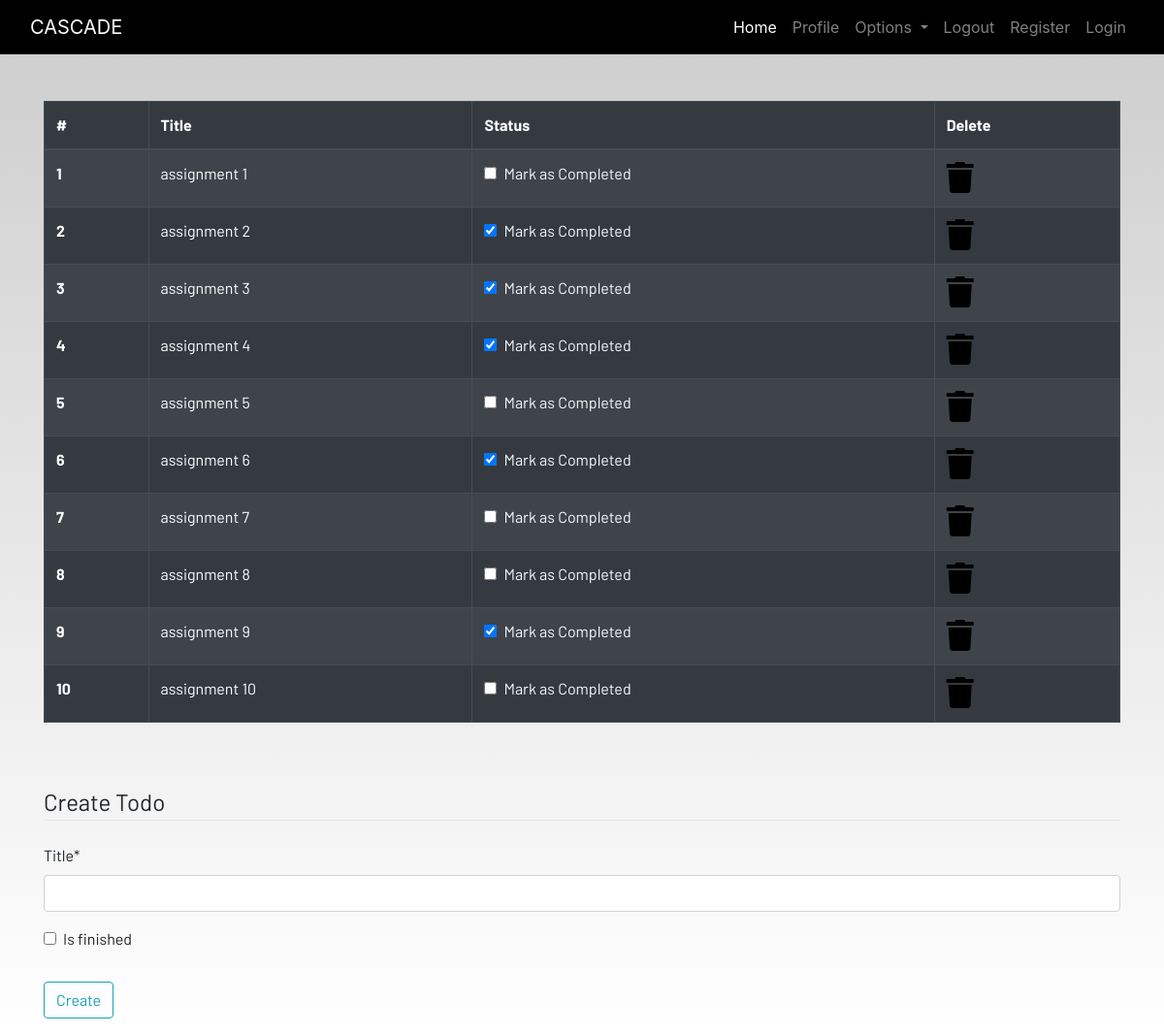
The app's page /todo (signed in) with its own data.
### dashboard/models.py (models this page shows, shortened)
class Todo(models.Model):
    user = models.ForeignKey(User, on_delete = models.CASCADE)
    title = models.CharField(max_length=100)
    is_finished = models.BooleanField(default=False)

### dashboard/views.py (the view)
# urls.py: path('todo', views.todo, name='todo'),
def todo(request):
    if request.method == 'POST':
        form = TodoForm(request.POST)
        if form.is_valid():
            try:
                finished = request.POST["is_finished"]
                if finished == 'on':
                    finished = True
                else:
                    finished = False
            except:
                finished = False
            todos = Todo(
                user=request.user,
                title=request.POST['title'],
                is_finished=finished
            )
            todos.save()
            messages.success(request, f"Todo Added from {request.user.username}!!")
    else:
        form = TodoForm()
    todo = Todo.objects.filter(user=request.user)
    if len(todo) == 0:
        todos_done = True
    else:
        todos_done = False
    context = {
        'form':form,
        'todos': todo,
        'todos_done': todos_done
    }
    return render(request, "dashboard/todo.html", context)

### dashboard/forms.py
class TodoForm(forms.ModelForm):
    class Meta:
        model = Todo
        fields = ['title', 'is_finished']

### dashboard/templates/dashboard/todo.html (shortened to what this page needs)
{% extends 'dashboard/base.html' %}
{% load static %}
{% load crispy_forms_tags %}
{% block content %}
<div class="container">
    {% if not todos_done %}
    <table class="table table-striped table-bordered table-hover table-dark">
        <thead>
            <tr>
                <th scope="col">#</th>
                <th scope="col">Title</th>
                <th scope="col">Status</th>
                <th scope="col">Delete</th>
            </tr>
        </thead>
        <tbody>
            {% for todo in todos %}
            <tr>
                <th scope="row">{{forloop.counter}}</th>
                <td>{{todo.title}}</td>
                <td>
                    <a href="{% url 'update-todo' todo.id %}">
                        <div class="form-check">
                            {% if todo.is_finished == True %}
                            <input class="form-check-input" type="checkbox" value="" checked>
                            {% else %}
                            <input class="form-check-input" type="checkbox" value="">
                            {% endif %}
                            <label class="form-check-label text-light" for="flexCheckDefault">
                                Mark as Completed
                            </label>
                        </div>
                    </a>
                </td>
                <td><a href="{% url 'delete-todo' todo.id %}"><i class="fa fa-trash fa-2x"></i></a></td>
            </tr>
            {% endfor %}
        </tbody>
    </table>
    {% else %}
    <h4>All tasks have been done!! create to add more</h4>
{% endif %}
</div><br><br>
<div class="container">
    <form method="POST">
        <fieldset class="form-group">
            <legend class="border-bottom mb-4">Create Todo</legend>
            {{form|crispy}}
        </fieldset>
        <div class="form-group">
            <button href="" class="btn btn-outline-info" type="submit">
                Create
            </button>
        </div>
    </form>
</div>
{% endblock content %}

### dashboard/templates/dashboard/base.html (shortened to what this page needs)
<!DOCTYPE html>
{% load static %}
<html lang="en">
<head>
  <link rel="stylesheet" href="https://stackpath.bootstrapcdn.com/bootstrap/4.3.1/css/bootstrap.min.css"
 />
  <link rel="stylesheet" href="https://use.fontawesome.com/releases/v5.7.2/css/all.css"
 />
  <link rel="stylesheet" href="{% static 'css/main.css' %}" />
</head>
<body>
  <header>
    <nav class="navbar navbar-expand-lg navbar-dark bg-dark">
      <div class="container-fluid">
        <a class="navbar-brand" href="{% url 'home' %}">CASCADE</a>
        <div class="collapse navbar-collapse justify-content-end" id="navbarSupportedContent">
          <ul class="navbar-nav mb-2 mb-lg-0">
            <li class="nav-item">
              <a class="nav-link active" aria-current="page" href="#">Home</a>
            </li>
            <li class="nav-item">
              <a class="nav-link" href="#">Profile</a>
            </li>
            <li class="nav-item dropdown">
              <a class="nav-link dropdown-toggle" href="#" id="navbarDropdown" role="button" data-toggle="dropdown"
                aria-haspopup="true" aria-expanded="false">
                Options
              </a>
            </li>
            <li class="nav-item">
              <a class="nav-link" href="#">Logout</a>
            </li>
            <li class="nav-item">
              <a class="nav-link" href="#">Register</a>
            </li>
            <li class="nav-item">
              <a class="nav-link" href="#">Login</a>
            </li>
          </ul>
        </div>
      </div>
    </nav>
  </header>
  <br /><br />
  <main>
    {% block content %}
    {% endblock content %}
  </main>
</body>
</html>

### static/css/main.css (style rules this page uses)
html { scroll-behavior: smooth; height: 100%; width: 100%; }
main { font-family: Barlow, Quicksand, Rubik, sans-serif, serif, 'Times New Roman', Times, serif !important; }
.navbar { background-color: rgb(0, 0, 0) !important; }
a { text-decoration: none !important; color: black; }
html, body { max-width: 100%; overflow-x: hidden; height: 100%; width: 100%; }
body { background: linear-gradient(rgba(0, 0, 0, 0.2), rgba(255, 255, 255, 0.5)); overflow-x: hidden; background-repeat: no-repeat; }
.fa { color: black; }

### records on screen
Todo: title "assignment 1"
Todo: title "assignment 2"
Todo: title "assignment 3"
Todo: title "assignment 4"
Todo: title "assignment 5"
Todo: title "assignment 6"
Todo: title "assignment 7"
Todo: title "assignment 8"
Todo: title "assignment 9"
Todo: title "assignment 10"
